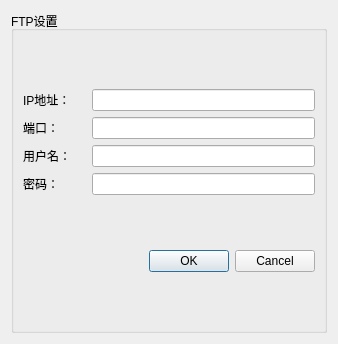
<?xml version="1.0" encoding="UTF-8"?>
<ui version="4.0">
 <class>FtpConfig</class>
 <widget class="QDialog" name="FtpConfig">
  <property name="geometry">
   <rect>
    <x>0</x>
    <y>0</y>
    <width>338</width>
    <height>344</height>
   </rect>
  </property>
  <property name="windowTitle">
   <string>Dialog</string>
  </property>
  <layout class="QVBoxLayout" name="verticalLayout_3">
   <item>
    <widget class="QGroupBox" name="groupBox">
     <property name="title">
      <string>FTP设置</string>
     </property>
     <layout class="QVBoxLayout" name="verticalLayout_2">
      <item>
       <layout class="QVBoxLayout" name="verticalLayout">
        <item>
         <layout class="QHBoxLayout" name="horizontalLayout">
          <item>
           <widget class="QLabel" name="label">
            <property name="sizePolicy">
             <sizepolicy hsizetype="Preferred" vsizetype="Preferred">
              <horstretch>0</horstretch>
              <verstretch>0</verstretch>
             </sizepolicy>
            </property>
            <property name="minimumSize">
             <size>
              <width>63</width>
              <height>20</height>
             </size>
            </property>
            <property name="maximumSize">
             <size>
              <width>63</width>
              <height>20</height>
             </size>
            </property>
            <property name="text">
             <string>IP地址： </string>
            </property>
           </widget>
          </item>
          <item>
           <widget class="QLineEdit" name="lineEdit_ip"/>
          </item>
         </layout>
        </item>
        <item>
         <layout class="QHBoxLayout" name="horizontalLayout_2">
          <item>
           <widget class="QLabel" name="label_2">
            <property name="sizePolicy">
             <sizepolicy hsizetype="Fixed" vsizetype="Preferred">
              <horstretch>0</horstretch>
              <verstretch>0</verstretch>
             </sizepolicy>
            </property>
            <property name="minimumSize">
             <size>
              <width>63</width>
              <height>20</height>
             </size>
            </property>
            <property name="maximumSize">
             <size>
              <width>63</width>
              <height>20</height>
             </size>
            </property>
            <property name="text">
             <string>端口：</string>
            </property>
           </widget>
          </item>
          <item>
           <widget class="QLineEdit" name="lineEdit_port"/>
          </item>
         </layout>
        </item>
        <item>
         <layout class="QHBoxLayout" name="horizontalLayout_3">
          <item>
           <widget class="QLabel" name="label_3">
            <property name="sizePolicy">
             <sizepolicy hsizetype="Fixed" vsizetype="Preferred">
              <horstretch>0</horstretch>
              <verstretch>0</verstretch>
             </sizepolicy>
            </property>
            <property name="minimumSize">
             <size>
              <width>63</width>
              <height>20</height>
             </size>
            </property>
            <property name="maximumSize">
             <size>
              <width>63</width>
              <height>20</height>
             </size>
            </property>
            <property name="text">
             <string>用户名：</string>
            </property>
           </widget>
          </item>
          <item>
           <widget class="QLineEdit" name="lineEdit_userName"/>
          </item>
         </layout>
        </item>
        <item>
         <layout class="QHBoxLayout" name="horizontalLayout_4">
          <item>
           <widget class="QLabel" name="label_4">
            <property name="sizePolicy">
             <sizepolicy hsizetype="Fixed" vsizetype="Preferred">
              <horstretch>0</horstretch>
              <verstretch>0</verstretch>
             </sizepolicy>
            </property>
            <property name="minimumSize">
             <size>
              <width>63</width>
              <height>20</height>
             </size>
            </property>
            <property name="maximumSize">
             <size>
              <width>63</width>
              <height>20</height>
             </size>
            </property>
            <property name="text">
             <string>密码：</string>
            </property>
           </widget>
          </item>
          <item>
           <widget class="QLineEdit" name="lineEdit_password"/>
          </item>
         </layout>
        </item>
       </layout>
      </item>
      <item>
       <widget class="QDialogButtonBox" name="buttonBox">
        <property name="standardButtons">
         <set>QDialogButtonBox::Cancel|QDialogButtonBox::Ok</set>
        </property>
       </widget>
      </item>
     </layout>
    </widget>
   </item>
  </layout>
 </widget>
 <resources/>
 <connections>
  <connection>
   <sender>buttonBox</sender>
   <signal>accepted()</signal>
   <receiver>FtpConfig</receiver>
   <slot>accept()</slot>
   <hints>
    <hint type="sourcelabel">
     <x>168</x>
     <y>310</y>
    </hint>
    <hint type="destinationlabel">
     <x>168</x>
     <y>171</y>
    </hint>
   </hints>
  </connection>
  <connection>
   <sender>buttonBox</sender>
   <signal>rejected()</signal>
   <receiver>FtpConfig</receiver>
   <slot>reject()</slot>
   <hints>
    <hint type="sourcelabel">
     <x>168</x>
     <y>310</y>
    </hint>
    <hint type="destinationlabel">
     <x>168</x>
     <y>171</y>
    </hint>
   </hints>
  </connection>
 </connections>
</ui>
